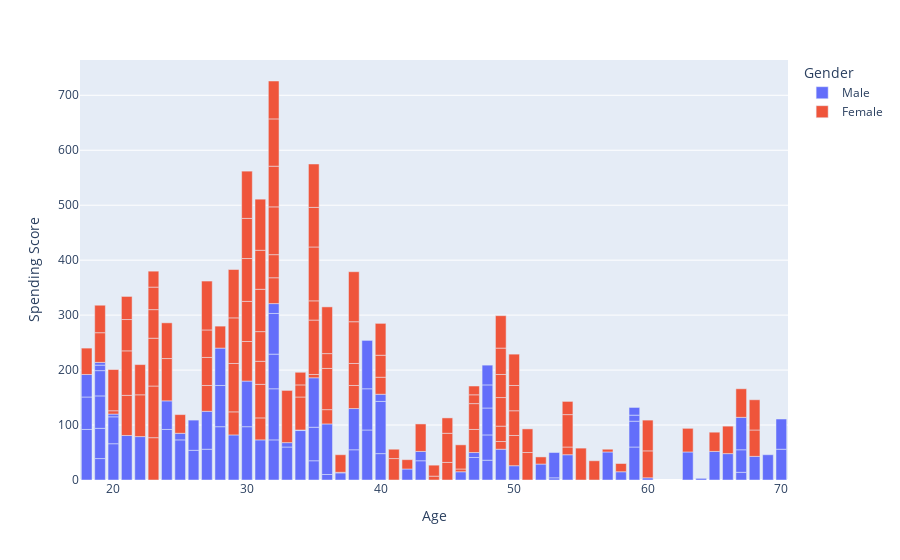

Notebook code cell kept with this figure:
### Code cell
import plotly.graph_objects as go

fig = px.bar(
    clean_data,
    x='Age',
    y='Spending Score',
    color = 'Gender'
    )

fig.show()

### Figure 1 — Plotly figure (JSON) as saved in the notebook; plotly's stock layout.template omitted (floating-point values rounded to 4 significant figures)
{"data": [{"alignmentgroup": "True", "hovertemplate": "Gender=Male<br>Age=%{x}<br>Spending Score=%{y}<extra></extra>", "legendgroup": "Male", "marker": {"color": "#636efa", "pattern": {"shape": ""}}, "name": "Male", "offsetgroup": "Male", "orientation": "v", "showlegend": true, "textposition": "auto", "type": "bar", "x": [19, 21, 64, 67, 37, 22, 20, 52, 35, 25, 31, 29, 35, 60, 53, 18, 24, 48, 33, 59, 47, 69, 53, 70, 19, 63, 18, 19, 70, 59, 26, 40, 57, 38, 67, 48, 18, 48, 24, 48, 20, 67, 26, 49, 54, 68, 66, 65, 19, 27, 39, 43, 40, 59, 38, 47, 39, 20, 32, 19, 32, 25, 28, 48, 34, 43, 39, 37, 34, 19, 50, 42, 32, 40, 28, 36, 36, 58, 27, 59, 35, 46, 30, 28, 33, 32, 32, 30], "xaxis": "x", "y": [39, 81, 3, 14, 13, 79, 66, 29, 35, 73, 73, 82, 61, 4, 4, 92, 92, 36, 60, 60, 41, 46, 46, 56, 55, 51, 59, 59, 55, 47, 54, 48, 51, 55, 41, 46, 41, 49, 52, 42, 49, 59, 55, 56, 46, 43, 48, 52, 46, 56, 91, 35, 95, 11, 75, 9, 75, 5, 73, 10, 93, 12, 97, 36, 90, 17, 88, 1, 1, 5, 26, 20, 63, 13, 75, 10, 92, 15, 69, 14, 90, 15, 97, 68, 8, 74, 18, 83], "yaxis": "y"}, {"alignmentgroup": "True", "hovertemplate": "Gender=Female<br>Age=%{x}<br>Spending Score=%{y}<extra></extra>", "legendgroup": "Female", "marker": {"color": "#EF553B", "pattern": {"shape": ""}}, "name": "Female", "offsetgroup": "Female", "orientation": "v", "showlegend": true, "textposition": "auto", "type": "bar", "x": [20, 23, 31, 22, 35, 23, 30, 35, 58, 24, 35, 35, 46, 54, 45, 40, 23, 21, 49, 21, 42, 30, 36, 20, 65, 31, 49, 24, 50, 27, 29, 31, 49, 31, 50, 51, 27, 67, 54, 43, 68, 32, 47, 60, 60, 45, 23, 49, 46, 21, 55, 22, 34, 50, 68, 40, 32, 47, 27, 23, 49, 21, 66, 19, 38, 18, 19, 63, 49, 51, 50, 38, 40, 23, 31, 25, 31, 29, 44, 35, 57, 28, 32, 32, 34, 44, 38, 47, 27, 30, 30, 56, 29, 31, 36, 33, 36, 52, 30, 37, 32, 29, 41, 54, 41, 36, 34, 32, 38, 47, 35, 45], "xaxis": "x", "y": [6, 77, 40, 76, 6, 94, 72, 99, 15, 77, 35, 98, 5, 14, 32, 31, 87, 73, 14, 81, 17, 73, 26, 75, 35, 61, 28, 65, 55, 47, 42, 42, 52, 54, 45, 50, 51, 52, 59, 50, 48, 47, 42, 49, 56, 53, 52, 42, 44, 57, 58, 55, 60, 46, 55, 40, 42, 47, 50, 41, 48, 42, 50, 54, 42, 48, 50, 43, 59, 43, 57, 40, 58, 29, 77, 34, 71, 88, 7, 72, 5, 40, 87, 74, 22, 20, 76, 16, 89, 78, 73, 35, 83, 93, 75, 95, 27, 13, 86, 32, 86, 88, 39, 24, 17, 85, 23, 69, 91, 16, 79, 28], "yaxis": "y"}], "layout": {"autosize": true, "barmode": "relative", "legend": {"title": {"text": "Gender"}, "tracegroupgap": 0}, "margin": {"t": 60}, "xaxis": {"anchor": "y", "autorange": true, "domain": [0, 1], "range": [17.5, 70.5], "title": {"text": "Age"}, "type": "linear"}, "yaxis": {"anchor": "x", "autorange": true, "domain": [0, 1], "range": [0, 764.2], "title": {"text": "Spending Score"}, "type": "linear"}}}
